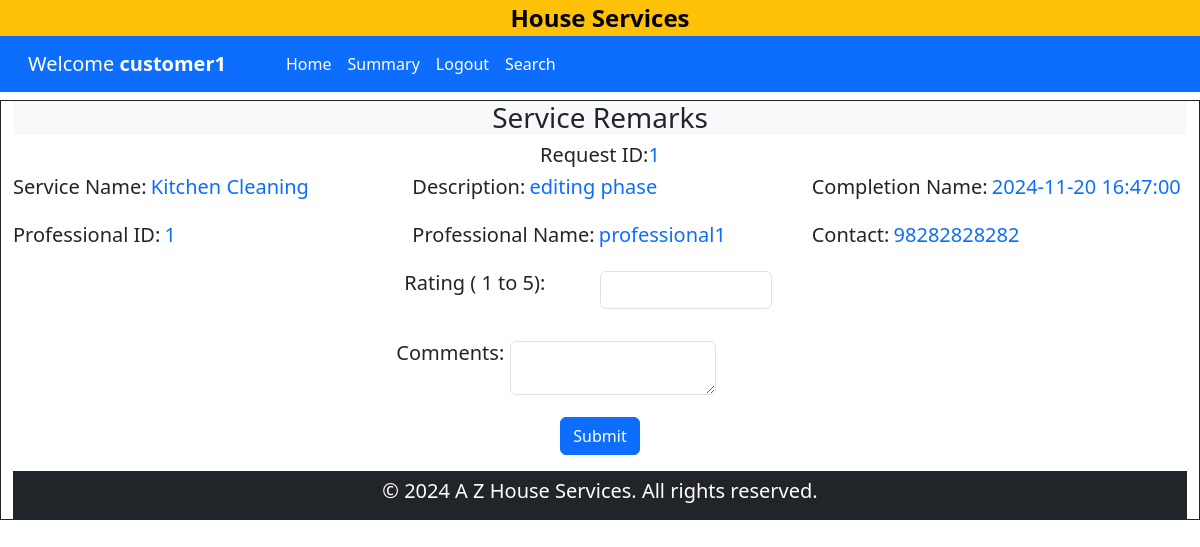
/customer_dashboard/1/1, run on the app's committed database.
### backened/modals.py (models this page shows)
class Customer(db.Model):
    __tablename__ = "customer"
    id = db.Column(db.Integer, primary_key=True)
    email = db.Column(db.String(120), unique=True, nullable=False)
    password = db.Column(db.String(120), nullable=False)
    name = db.Column(db.String(120), nullable=False)
    address = db.Column(db.String(200), nullable=False)
    pincode = db.Column(db.Integer, nullable=False)
    phone = db.Column(db.Integer, nullable=False)
    status = db.Column(db.String(30), default="accepted", nullable=False)
    service_requests = db.relationship("ServiceRequest", backref="customer", lazy=True, cascade="all, delete-orphan")
    reviews = db.relationship("Review", backref="customer", lazy=True, cascade="all, delete-orphan")

class ServiceRequest(db.Model):
    __tablename__ = "service_request"
    id = db.Column(db.Integer, primary_key=True)
    service_id = db.Column(db.Integer, db.ForeignKey("service.id"), nullable=False)
    customer_id = db.Column(db.Integer, db.ForeignKey("customer.id"), nullable=False)
    professional_id = db.Column(db.Integer, db.ForeignKey("professional.id"), nullable=False)
    date_of_request = db.Column(db.DateTime, default=datetime.now,nullable=False)
    date_of_completion = db.Column(db.DateTime, nullable=True)
    service_status = db.Column(db.String(50), nullable=False, default="requested")
    remarks = db.Column(db.Text, nullable=True)
    reviews = db.relationship("Review", backref="service_request", lazy=True, cascade="all, delete-orphan")

class Service(db.Model):
    __tablename__ = "service"
    id = db.Column(db.Integer, primary_key=True)
    name = db.Column(db.String(120), nullable=False)
    price = db.Column(db.Float, nullable=False)
    time_required = db.Column(db.Integer, nullable=False)
    description = db.Column(db.Text,nullable = True)
    service_requests = db.relationship("ServiceRequest", backref="service", lazy=True, cascade="all, delete-orphan")

class Professional(db.Model):
    __tablename__ = "professional"
    id = db.Column(db.Integer, primary_key=True)
    email = db.Column(db.String(120), unique=True, nullable=False)
    password = db.Column(db.String(120), nullable=False)
    name = db.Column(db.String(120), nullable=False)
    phone = db.Column(db.Integer, nullable=False)
    address = db.Column(db.String(200), nullable=False)
    pincode = db.Column(db.Integer, nullable=False)
    date_created = db.Column(db.DateTime, default=datetime.now,nullable=False)
    description = db.Column(db.Text, nullable=True)
    service_type = db.Column(db.String(120), nullable=False)
    experience = db.Column(db.Integer, nullable=False)
    file_path = db.Column(db.String(255), nullable=False)
    status = db.Column(db.String(30), default="pending",nullable=False)
    service_requests = db.relationship(
        "ServiceRequest",
        backref="professional",
        lazy=True,
        cascade="all, delete-orphan",
    )

### backened/controller.py (the view, shortened to what this page needs)
@app.route('/customer_dashboard/<uid>/<rid>',methods=['GET','POST'] )
def request_review(uid,rid):
    customer = Customer.query.filter_by(id = uid).first()
    ser_req = ServiceRequest.query.filter_by(id = rid).first()
    return render_template('review.html', request = ser_req, customer = customer)

### templates/review.html
{% extends 'customer_dashboard.html' %}
{% block search_customer %}
    <div class="container-fluid my-2 border border-dark">
        <div class="bg-light">
            <h3 class="text-center"> Service Remarks</h3>
        </div>
        <div class="conatiner">
            <form action="" method="post">
                <div class="row">
                    <div class=" col d-flex justify-content-center">
                        <label for="rid" class="h5 lead">Request ID:</label>
                        <input type="hidden" name="rid" id="rid" class="form-control" value="{{ request.id }}" ><strong class="text-primary h5"> {{ request.id }}</strong>
                    </div>
                </div>
                <div class="row">
                    <div class="col-4">
                        <label for="sname" class="bold h5">Service Name:</label>
                        <input type="hidden" id="sname" class="form-control" name="sname" value="{{ request.service.name }}"><strong class="text-primary h5 lead"> {{ request.service.name }}</strong>
                    </div>
                    <div class="col-4">
                        <label for="remark" class="bold h5">Description:</label>
                        <input type="hidden" id="remark" class="form-control" name="remark" value="{{ request.remarks }}"><strong class="text-primary h5 lead">{{ request.remarks }}</strong>
                    </div>
                    <div class="col-4">
                        <label for="cdate" class="bold h5">Completion Name:</label>
                        <input type="hidden" id="cdate" class="form-control" name="cdate" value="{{ request.date_of_completion }}"><strong class="text-primary h5 lead">{{ request.date_of_completion }}</strong>
                    </div>
                </div>
                <div class="row my-3">
                    <div class="col-4">
                        <label for="pid" class="bold h5">Professional ID:</label>
                        <input type="hidden" id="pid" class="form-control" name="pid" value="{{ request.professional_id }}"><strong class="text-primary h5 lead">{{ request.professional_id }}</strong>
                    </div>
                    <div class="col-4">
                        <label for="pname" class="bold h5">Professional Name:</label>
                        <input type="hidden" id="pname" class="form-control" name="pname" value="{{ request.professional.name }}"><strong class="text-primary h5 lead">{{ request.professional.name }}</strong>
                    </div>
                    <div class="col-4">
                        <label for="pphone" class="bold h5">Contact:</label>
                        <input type="hidden" id="pphone" class="form-control" name="pphone" value="{{ request.professional.phone }}"><strong class="text-primary h5 lead">{{ request.professional.phone }}</strong>
                    </div>
                <div class="row my-3 d-flex justify-content-center">
                    <div class="col-2">
                        <label for="rating" class="bold h5">Rating ( 1 to 5):</label>
                    </div>
                    <div class="col-2">
                        <input type="number" id="rating" class="form-control" name="rating" min="1" max="5" required>
                    </div>
                </div>
                <div class="row my-3 d-flex justify-content-center">
                    <div class="col-1">
                        <label for="comment" class="bold h5">Comments:</label>
                    </div>
                    <div class="col-3 ms-3">
                        <textarea name="comment" id="comment" class="border rounded"></textarea>
                    </div>
                </div>
                <div class="row-2 text-center">
                    <button type="submit" class="btn btn-primary">Submit</button>
                </div>
            </form>
        </div>
    </div>
{% endblock search_customer %}

### templates/customer_dashboard.html (shortened to what this page needs)
{% extends 'layout.html' %}
{% block content %}
<div class="container-fluid bg-warning" id="home">
    <div class="d-flex justify-content-center">
        <a href="{{ url_for('home') }}" class="text-decoration-none fw-bold fs-4 text-black ">House Services </a>
    </div>
</div>
<nav class="navbar navbar-expand-lg bg-primary">
    <div class="container-xxl">
        <div class="navbar-brand ms-3">
            <a href="" class="text-decoration-none text-white">Welcome <strong>
                {{customer.name}}
            </strong></a>
        </div>
            <div class="collapse navbar-collapse row" id="navbarNav">
                <ul class="navbar-nav ms-5 col">
                    <li class="nav-item ">
                    <a class="nav-link text-white" aria-current="page" href="{{ url_for('customerDashboard',user=customer.name) }}">Home</a>
                    </li>
                    <li class="nav-item ">
                        <a class="nav-link text-white" aria-current="page" href="{{ url_for('summary', user ='customer',id=customer.id) }}">Summary</a>
                    </li>
                    <li class="nav-item ">
                        <a class="nav-link text-white" aria-current="page" href="{{ url_for('logout') }}">Logout</a>
                    </li>
                    <li class="nav-item">
                        <a class="nav-link text-white" aria-current="page" href="{{ url_for('customer_search',user = customer.name ) }}">Search</a>
                    </li>
                </ul>
            </div>
    </div>
</nav>
{% if customer.status == 'Blocked' %}
    <div class="container text-center h3 lead m-4">You have been Blocked</div>
{% else %}
{% block search_customer %}{% endblock search_customer %}
{% endif %}
{% endblock content %}

### data on the page
Customer: name "customer1"
ServiceRequest: id "1", remarks "editing phase", date_of_completion "2024-11-20 16:47:00", professional_id "1"
Service: service.name "Kitchen Cleaning"
Professional: professional.name "professional1", professional.phone "98282828282"
